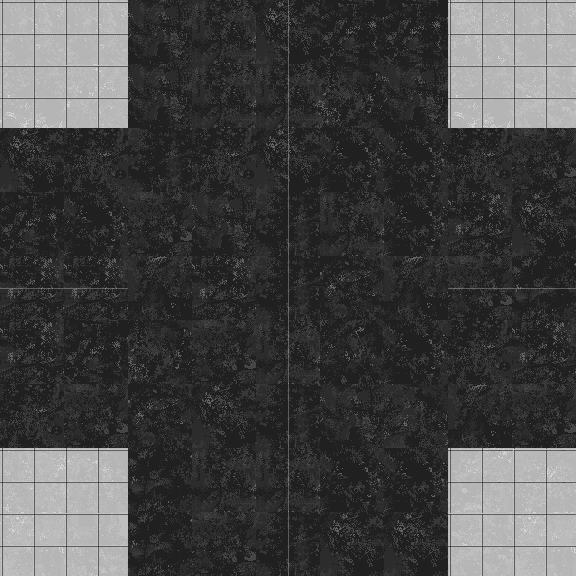

A 2D game scene composited from a Tiled map and its tileset images. What follows is a short description and the map's XML, with every tile layer's data as written:
An orthogonal 9x9 tile map with 64x64 px tiles, 1 tile layer (Tile Layer 1), 2 tilesets.

<map version="1.0" tiledversion="1.1.2" orientation="orthogonal" renderorder="right-down" width="9" height="9" tilewidth="64" tileheight="64" infinite="0" nextobjectid="1">
 <tileset firstgid="1" source="Road.tsx" />
 <tileset firstgid="65" source="WorldTiles.tsx" />
 <layer name="Tile Layer 1" width="9" height="9">
  <data encoding="csv">
14,14,11,9,57,2,2,13,14,
22,6,11,9,41,10,11,22,7,
25,4,1,4,57,19,19,4,28,
2,19,28,11,33,9,19,27,25,
36,36,17,27,33,3,17,37,35,
27,2,10,28,41,18,19,4,27,
4,28,3,25,33,11,20,17,28,
23,24,26,9,41,19,19,29,5,
30,8,26,28,33,25,25,7,30
</data>
 </layer>
</map>
